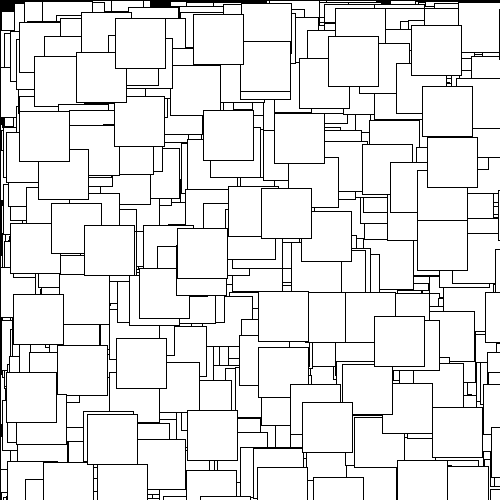
Frame 1 (no input)
Frame 60 (the mouse pressed at the canvas centre just before this capture): identical to frame 1, image omitted
Frame 120 (the mouse held since frame 60 and released just before this capture): identical to frame 1, image omitted

The Processing sketch that drew this single still picture (run headless with seeded random() and noise(); from frame 60 on, the mouse is pressed at the canvas centre):

// Processing sketch: forPosAleatorioIniciales
// ── forPosAleatorioIniciales.pde
int cant = 5000;
void setup() {
  size(500, 500);
  background(0);
  for (int i=0; i<cant; i ++) {
    rect(random(width), random(height), 50, 50);
  }
  // 5000 figuras ubicadas aleatoriamente
}
void draw() {
}
